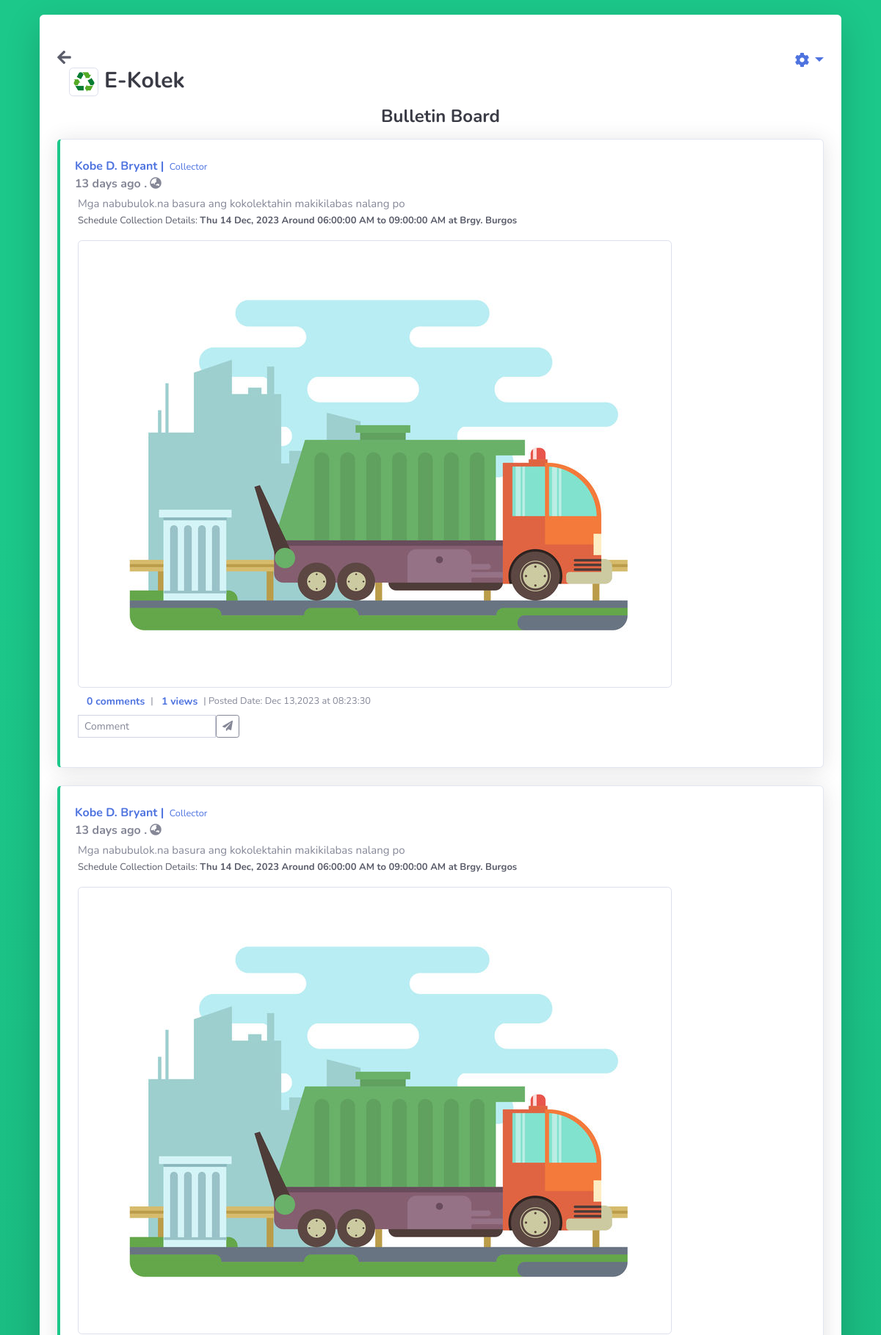
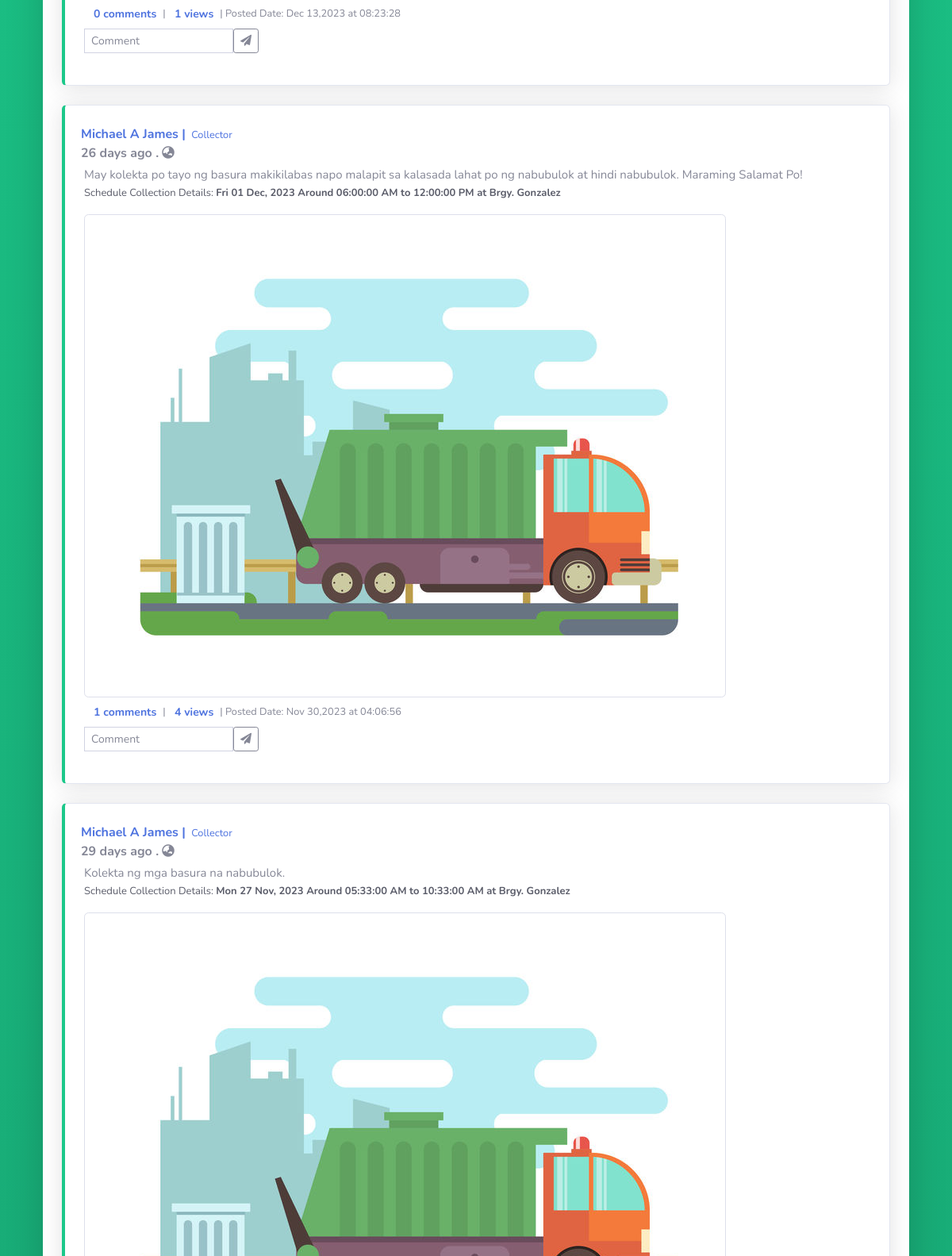
The page /u/bulletin_board.php (signed in, upper part) on the database its author committed (2 pictures, top to bottom).
### tables this page shows
CREATE TABLE `tbl_bulletin` (
  `b_id` int(11) NOT NULL,
  `posted_by` int(11) NOT NULL,
  `b_message` text NOT NULL,
  `b_photo` varchar(300) NOT NULL,
  `b_posted_date` timestamp NOT NULL DEFAULT current_timestamp(),
  `date_pass` date DEFAULT NULL,
  `time_from` time DEFAULT NULL,
  `time_to` time DEFAULT NULL,
  `b_brgy_id` int(11) DEFAULT NULL
);

CREATE TABLE `tbl_user` (
  `user_id` int(11) NOT NULL,
  `fname` varchar(100) NOT NULL,
  `mname` varchar(100) NOT NULL,
  `lname` varchar(100) NOT NULL,
  `accnt_status` varchar(100) NOT NULL DEFAULT 'active' COMMENT 'active,inactive',
  `username` varchar(200) NOT NULL,
  `password` text NOT NULL,
  `email` varchar(200) NOT NULL,
  `phone` varchar(100) DEFAULT NULL,
  `user_type` varchar(100) NOT NULL COMMENT '1-Admin,2-Household,3-Collector',
  `photo` text DEFAULT NULL,
  `brgy` int(11) DEFAULT NULL,
  `user_m_id` int(11) NOT NULL,
  `duty` int(11) DEFAULT 0 COMMENT '1-On-duty, 0-Off-duty'
);

CREATE TABLE `baranggay` (
  `b_id` int(11) NOT NULL,
  `b_name` varchar(100) NOT NULL,
  `m_id` int(11) NOT NULL
);

### u/bulletin_board.php (the view, shortened to what this page needs)
<?php
include "../connection.php";
?>
<!DOCTYPE html>
<html lang="en">
<head>
    <link href=".././vendor/fontawesome-free/css/all.min.css" rel="stylesheet" type="text/css">
    <link href=".././css/admin-2.min.css" rel="stylesheet">
</head>
<body class="bg-gradient-success">
<div class="container">
    <div class="row justify-content-center mt-1" id="page-top">
        <div class="col-12">
            <div class="card o-hidden border-0 shadow-lg my-3" >
                <div class="card-body p-0">
                    <div class="row">
                        <div class="col-lg-12" >
                            <br>
                            <div class="p-4">
                                <div class="float-right dragstart" style="font-size: 20px">
                                    <a href="" type="button" class="dropdown-toggle" data-toggle="dropdown"><i class="fas fa-fw fa-cog"></i></a>
                                </div>
                                <div class="text-left" >
                                    <a class="text-decoration-none text-dark" href="user_main.php" title="Main Menu"><i class="fa fa-arrow-left fa-lg"></i></a>
                                </div>
                                <div class="float-left ml-2">
                                    <img src="../img/recycle.png" alt=""  class="img-thumbnail mx-2" width="40" height="40">
                                </div>
                                <div class="text-left">
                                    <h1 class="h4 text-gray-900 mb-3" style="font-size: 30px;font-weight: bolder;">E-Kolek</h1>
                                </div>
                                <div class="text-center my-3">
                                    <h4 class="text-gray-900 " style="font-weight: bolder;">Bulletin Board</h4>
                                </div>
                                <div class="row">
                                    <?php
                                    $get_data=mysqli_query($con,"
                                    SELECT
    tbl_user.*, tbl_bulletin.*,
   CASE
        WHEN tbl_bulletin.b_posted_date > NOW() - INTERVAL 1 MINUTE THEN 'Just now'
        WHEN tbl_bulletin.b_posted_date > NOW() - INTERVAL 1 HOUR THEN CONCAT(TIMESTAMPDIFF(MINUTE, tbl_bulletin.b_posted_date, NOW()), ' minutes ago')
        WHEN tbl_bulletin.b_posted_date > NOW() - INTERVAL 1 DAY THEN CONCAT(TIMESTAMPDIFF(HOUR, tbl_bulletin.b_posted_date, NOW()), ' hours ago')
        WHEN tbl_bulletin.b_posted_date > NOW() - INTERVAL 1 MONTH THEN CONCAT(TIMESTAMPDIFF(DAY, tbl_bulletin.b_posted_date, NOW()), ' days ago')
        WHEN tbl_bulletin.b_posted_date > NOW() - INTERVAL 1 YEAR THEN CONCAT(TIMESTAMPDIFF(MONTH,tbl_bulletin.b_posted_date, NOW()), ' months ago')
        ELSE CONCAT(TIMESTAMPDIFF(YEAR, tbl_bulletin.b_posted_date, NOW()), ' years ago')
    END AS time_difference
FROM
    tbl_bulletin
INNER JOIN tbl_user ON tbl_bulletin.posted_by = tbl_user.user_id  where brgy='".$_SESSION['brgy']."' or user_type='1'
ORDER BY tbl_bulletin.b_posted_date DESC;
");
                                    if (mysqli_num_rows($get_data)>0){
                                        $i=0;
                                        while ($b=mysqli_fetch_assoc($get_data)){
                                            $id="id-".$i;
                                            $ic="ic-".$i;
                                            $i++;
                                            ?>
                                                <div class="col-12 mb-4" id="<?=$b['b_id']?>">
                                                    <div class="card border-left-success shadow h-100 py-1">
                                                        <div class="card-body">
                                                            <div class="row no-gutters align-items-center">
                                                                <div class="col mr-2">
                                                                    <div class="p font-weight-bold text-primary">
                                                                        <?=ucfirst($b['fname']." ".$b['mname']." ".$b['lname'])?> |<small class="mx-1">
                                                                            <?php
                                                                            if ($b['user_type']=="1"){
                                                                                echo "Admin";
                                                                            }else{
                                                                                echo "Collector";
                                                                            }
                                                                            ?>
                                                                        </small></div>
                                                                    <div class="p font-weight-bold text-gray "><?=$b['time_difference']?> .<i class="fa fa-globe-asia mx-1"></i></div>
                                                                </div>
                                                                <div class="row mx-1 my-1">
                                                                    <p class="text-wrap text-justify" style="font-size: 15px"><?=base64_decode($b['b_message'])?>
                                                                        <?php
                                                                        if ($b['user_type']=="3"){
                                                                            ?>
                                                                        <br><span class="text-dark" style="font-size: 13px;">Schedule Collection Details: <strong><?=date("D d M, Y",strtotime($b['date_pass']))?> Around <?=date("h:i:s A",strtotime($b['time_from']))?> to <?=date("h:i:s A",strtotime($b['time_to']))?> at Brgy.
                                                                                <?php
                                                                                $get_brgy=mysqli_query($con,"SELECT * FROM `baranggay` where b_id ='".$b['b_brgy_id']."'");
                                                                                if (mysqli_num_rows($get_brgy)>0){
                                                                                    $gb=mysqli_fetch_assoc($get_brgy);
                                                                                    echo  ucwords($gb['b_name']);
                                                                                }
                                                                                ?>
                                                                            </strong></span>
                                                                        <?php
                                                                        }
                                                                        ?>
                                                                    </p>
                                                                    <?php
                                                                    if ($b['b_photo']=="../upload/"){
                                                                        ?>
                                                                        <a href="" data-toggle="modal" data-target="#<?=$id?>"><img src="../img/default.png" alt="" class="img-thumbnail" width="auto" height="auto"></a>
                                                                        <div class="modal fade" id="<?=$id?>" tabindex="-1" aria-labelledby="exampleModalLabel" aria-hidden="true">
                                                                            <div class="modal-dialog modal-dialog-centered">
                                                                                <div class="modal-content">
                                                                                    <div class="modal-body">
                                                                                        <img src="../img/default.png" alt="" class="img-thumbnail w-100 h-75">
                                                                                    </div>
                                                                                    <div class="modal-footer">
                                                                                        <button type="button" class="btn btn-secondary btn-sm" data-dismiss="modal">Close</button>
                                                                                    </div>
                                                                                </div>
                                                                            </div>
                                                                        </div>
                                                                        <?php
                                                                    }
                                                                    else{
                                                                        ?>
                                                                        <a href=""  data-toggle="modal" data-target="#<?=$id?>"><img src="<?=$b['b_photo']?>" alt="" class="img-thumbnail" width="auto" height="auto"></a>
                                                                        <?php
                                                                    }
                                                                    ?>
                                                                    <small class="mt-1 mx-1">
                                                                        <button class="btn btn-sm border-0 font-weight-bold text-primary"  data-toggle="modal" data-target="#<?=$ic?>">
                                                                            <?php
                                                                            $get_count=mysqli_query($con,"select * from tbl_bulletin_comment where bc_bulletin_id='".$b['b_id']."'");
                                                                            if (mysqli_num_rows($get_count)>0){
                                                                                echo mysqli_num_rows($get_count);
                                                                            }else{
                                                                                echo "0";
                                                                            }
                                                                            ?>
                                                                            comments
                                                                        </button>|
                                                                        <i> <div class="btn-group dropup">
                                                                                <button class="btn btn-sm border-0 font-weight-bold text-primary" type="button" data-toggle="dropdown" aria-expanded="false">
                                                                                    <?php
                                                                                    $total_view = mysqli_query($con, "SELECT COUNT(*)as total_view from tbl_bulletin_viewer WHERE v_status='1'and v_b_id='".$b['b_id']."' ");
                                                                                    if (mysqli_num_rows($total_view) > 0) {
                                                                                        $tv=mysqli_fetch_assoc($total_view);
                                                                                        echo $tv['total_view'];
                                                                                    } else {
                                                                                        echo "0";
                                                                                    }
                                                                                    ?> views
                                                                                </button>
                                                                            </div></i>| Posted Date: <?=date("M d,Y",strtotime($b['b_posted_date']))." at ".date("H:i:s",strtotime($b['b_posted_date']))?></small>
                                                                </div>
                                                                <div class="row mx-1">
                                                                    <form action="" method="post">
                                                                        <div class="input-group input-group-sm mb-3 ">
                                                                            <input type="text" class="form-control" placeholder="Comment" aria-label="Recipient's username" aria-describedby="button-addon2" required name="comment">
                                                                            <button class="btn btn-outline-secondary btn-sm" type="submit" id="button-addon2" name="send"><i class="fa fa-paper-plane"></i> </button>
                                                                        </div>
                                                                    </form>
                                                                </div>
                                                            </div>
                                                        </div>
                                                    </div>
                                                </div>
                                                <?php
                                        }
                                    }else{
                                        echo '<div class="alert alert-info text-center col-9 py-4 container my-2" role="alert">
                              Bulletin Board is Empty.
                                </div>';
                                    }
                                    ?>
                                </div>
                            </div>
                        </div>
                    </div>
                </div>
            </div>
        </div>
    </div>
</div>
</body>
</html>

### rows shown on the page
tbl_bulletin: tbl_user.fname+mname+lname "Kobe D. Bryant", time_difference "13 days ago", b_message "Mga nabubulok.na basura ang kokolektahin makikilabas nalang po", date_pass "Thu 14 Dec, 2023", time_from "06:00:00 AM", time_to "09:00:00 AM", b_brgy.b_name "Burgos", b_photo (picture), total_view "1", b_posted_date "Dec 13,2023", b_posted_date "08:23:30"
tbl_bulletin: tbl_user.fname+mname+lname "Kobe D. Bryant", time_difference "13 days ago", b_message "Mga nabubulok.na basura ang kokolektahin makikilabas nalang po", date_pass "Thu 14 Dec, 2023", time_from "06:00:00 AM", time_to "09:00:00 AM", b_brgy.b_name "Burgos", b_photo (picture), total_view "1", b_posted_date "Dec 13,2023", b_posted_date "08:23:28"
tbl_bulletin: tbl_user.fname+mname+lname "Michael A James", time_difference "26 days ago", b_message "May kolekta po tayo ng basura makikilabas napo malapit sa kalasada lahat po ng nabubulok at hindi nabubulok. Maraming Salamat Po!", date_pass "Fri 01 Dec, 2023", time_from "06:00:00 AM", time_to "12:00:00 PM", b_brgy.b_name "Gonzalez", b_photo (picture), mysqli_num_rows($get_count) "1", total_view "4", b_posted_date "Nov 30,2023", b_posted_date "04:06:56"
tbl_bulletin: tbl_user.fname+mname+lname "Michael A James", time_difference "29 days ago", b_message "Kolekta ng mga basura na nabubulok.", date_pass "Mon 27 Nov, 2023", time_from "05:33:00 AM", time_to "10:33:00 AM", b_brgy.b_name "Gonzalez", b_photo (picture)
